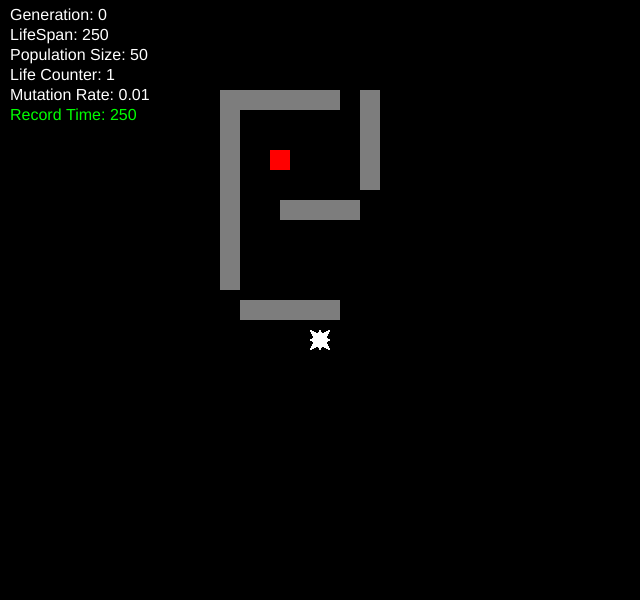
Frame 1 (no input)
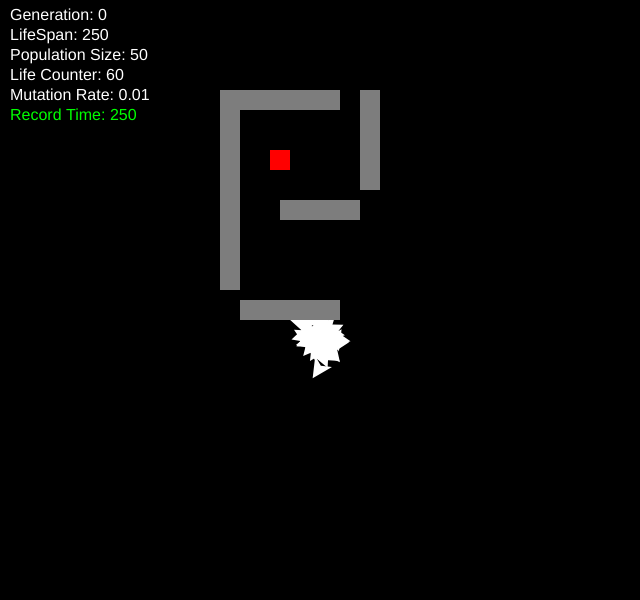
Frame 60 (no input)
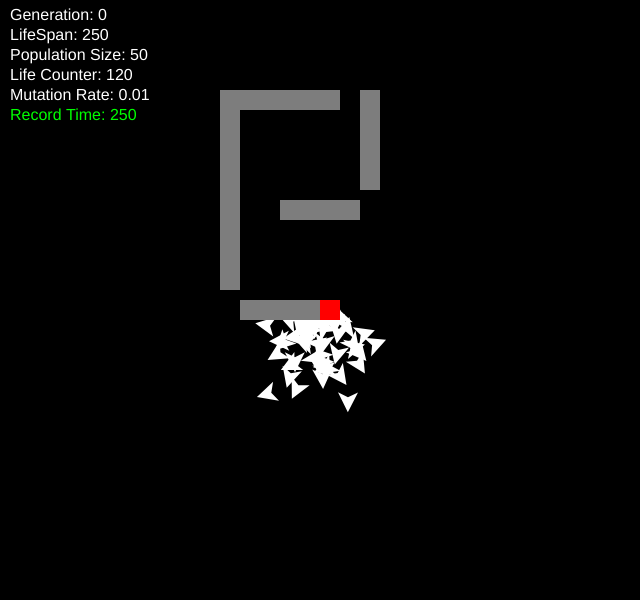
Frame 120 (the mouse pressed at the canvas centre since frame 60)

The p5.js sketch that drew these frames (run headless with seeded random() and noise() and a simulated clock; from frame 60 on, the mouse is pressed at the canvas centre):

// p5.js sketch
// ── sketch.js

let target;
let obstacles = [];
let recordTime;

let size = 50;
const mutationRate = 0.01;
let lifeSpan = 250;
let lifeCounter = 0;
let population;

function setup() {
  createCanvas(640, 600);
  target = new Obstacle(width/2-50, 150, 20, 20, target = true);
  population = new Population(mutationRate, size);
  obstacles = [];

  recordTime = lifeSpan;

  obstacles.push(new Obstacle(width/2-40, height/2-100, 80, 20));
  obstacles.push(new Obstacle(width/2+40, 90, 20, 100));
  obstacles.push(new Obstacle(width/2-80, 90, 100, 20));
  obstacles.push(new Obstacle(width/2-100, 90, 20, 200));
  obstacles.push(new Obstacle(width/2-80, height/2, 100, 20));
}


function mousePressed() {
  target.position.x = mouseX;
  target.position.y = mouseY;
  recordTime = lifeSpan;
}

function draw() {
  background(0);

  if(lifeCounter<lifeSpan){
    population.live(obstacles);
    if (population.targetReached() && lifeCounter < recordTime) {
      recordTime = lifeCounter;
    } else {
      lifeCounter++;
    }
  }else{
    lifeCounter = 0;
    population.fitness();
    population.selection();
    population.reproduction();
  }

  for(let obstacle of obstacles){
    obstacle.display();
  }

  target.display();

  //draw
  fill(255);
  textSize(16);
  text("Generation: " + population.generation, 10, 20);
  text("LifeSpan: " + lifeSpan, 10, 40);
  text("Life Counter: " + lifeCounter, 10, 80);
  text("Population Size: " + population.population.length, 10, 60);
  text("Mutation Rate: " + mutationRate, 10, 100);
  fill(0, 255, 0);
  text("Record Time: " + recordTime, 10, 120);
}



// ── DNA.js
class DNA{
    constructor(){
        this.genes = [];
        this.maxForce = 0.1;
        for(let i = 0; i<lifeSpan; i++){
            let turn = int(random(1, 5));
            switch(turn){
                case 1:
                    this.genes[i] = createVector(0, -1); // Up
                    break;
                case 2:
                    this.genes[i] = createVector(1, 0); // Right
                    break;
                case 3:
                    this.genes[i] = createVector(0, 1); // Down
                    break;
                case 4:
                    this.genes[i] = createVector(-1, 0); // Left
                    break;
            }
            this.genes[i].mult(random(0, this.maxForce));
        }
    }

    mutate(mutationRate){
        for(let i = 0; i<this.genes.length; i++){
            if(random(1)<mutationRate){
                this.genes[i] = p5.Vector.random2D();
                let turn = int(random(1, 5));
                switch(turn){
                    case 1:
                        this.genes[i] = createVector(0, -1); // Up
                        break;
                    case 2:
                        this.genes[i] = createVector(1, 0); // Right
                        break;
                    case 3:
                        this.genes[i] = createVector(0, 1); // Down
                        break;
                    case 4:
                        this.genes[i] = createVector(-1, 0); // Left
                        break;
                }
                this.genes[i].mult(random(0, this.maxForce));
            }
        }
    }
}
// ── Obstacle.js
class Obstacle{
    constructor(x, y, w, h, target = false){
        this.position = createVector(x, y);
        this.w = w;
        this.h = h;

        this.isTarget = target;
    }

    contains(spot){
        return (
            (spot.position.x > this.position.x) &&
            (spot.position.x < this.position.x + this.w) &&
            (spot.position.y > this.position.y) &&
            (spot.position.y < this.position.y + this.h)
        );
    }

    display(){
        if(this.isTarget) fill(255, 0, 0);
        
        else fill(125);
        
        rect(this.position.x, this.position.y, this.w, this.h);
    }
}
// ── Population.js
class Population{
    constructor(mutation, length){
        this.mutationRate = mutation;
        this.population = [];
        this.generation = 0;

        for(let i = 0; i<length; i++){
            this.population.push(new Rocket(width/2, 340, new DNA()));
        }
    }

    fitness(){
        let i = 0;
        for(let rocket of this.population){
            rocket.calculateFitness(target);
            if(rocket.position.x > width || rocket.position.x < 0 ||
               rocket.position.y > height || rocket.position.y < 0)
            {
                rocket.fitness = 0;
                console.log("rocket "+ i+ " posX: " + rocket.position.x + " posY: " + rocket.position.y);
                i++;
            }

        }
    }

    selection(){
        let totalFitness = 0;
        for(let rocket of this.population){
            totalFitness += rocket.fitness;
        }

        for(let rocket of this.population){
            rocket.fitness /= totalFitness;
        }
    }

    reproduction(){
        let newPopulation = [];
        for(let i = 0; i<this.population.length; i++){
            let parentA = this.weightedSelection();
            let parentB = this.weightedSelection();

            let child = parentA.crossover(parentB);

            child.mutate(this.mutationRate);

            newPopulation[i] = new Rocket(width/2, 340, child);
        }
        this.population = newPopulation;
        this.generation++;
    }

    weightedSelection(){
        let start = random(1);
        let index = 0;
        while(start>0){
            start = start - this.population[index].fitness;
            index++;
        }
        index--;
        return this.population[index];
    }

    live(obstacles){
        for(let rocket of this.population){
            rocket.run(obstacles);
        }
    }

    targetReached() {
        for (let i = 0; i < this.population.length; i++) {
          if (this.population[i].hitTarget) return true;
        }
        return false;
    }
}
// ── Rocket.js
class Rocket{
    constructor(x, y, dna){
        this.position = createVector(x, y);
        this.velocity = createVector();
        this.acceleration = createVector();

        this.r = 10;

        this.dna = dna;
        this.fitness = 0;
        this.geneCounter = 0;
        this.finishCounter = 0;

        this.hitBox = false;
        this.hitTarget = false;

        this.recordDistance = Infinity;

        this.fuelCost = 250;
    }

    run(obstacles){
        if(!this.hitBox && this.fuelCost){
            this.applyforce(this.dna.genes[this.geneCounter]);
            this.update();
            this.checkObstacles(obstacles);
            this.geneCounter++;
            if(this.geneCounter == lifeSpan) this.geneCounter = 0;
            this.fuelCost--;
        }
        this.show();
    }

    crossover(partner){
        let childDNA = new DNA();
        for(let i = 0; i<this.dna.genes.length; i++){
            if(random(1)<0.5){
                childDNA.genes[i] = partner.dna.genes[i];
            }else{
                childDNA.genes[i] = this.dna.genes[i];
            }
        }

        return childDNA;
    }

    applyforce(force){
        this.acceleration.add(force);
    }

    calculateFitness(target){
        let distance = p5.Vector.dist(this.position, target.position);
        if(distance>0) this.fitness = 1/(distance*distance);
        this.fitness = pow(this.fitness, 4);
        if (this.hitObstacle) {
            this.fitness *= 0.1;
        }
        if(this.hitTarget){
            this.fitness *=2;
        }
    }

    update(){
        
        this.velocity.add(this.acceleration);
        this.position.add(this.velocity);
        this.acceleration.mult(0);
    }

    show(){
        fill(255);
        noStroke();
        let angle = this.velocity.heading();
        push();
        translate(this.position.x, this.position.y);
        rotate(angle);
        beginShape();
        vertex(this.r, 0);
        vertex(-this.r, this.r);
        vertex(-this.r/2, 0);
        vertex(-this.r, -this.r);
        endShape(CLOSE);
        pop();
    }

    checkObstacles(obstacles){

        for(let obstacle of obstacles){
            if(obstacle.contains(this)){
                this.hitBox = true;
                console.log("hit obstacle");
            }
        }
    }

    checkTarget(target){
        let distance = p5.Vector.dist(this.position, target.position);
        if(distance < this.recordDistance){
            this.recordDistance = distance;
        }

        if(target.contains(this)){
            this.hitTarget = true;
        }

        if (!this.hitTarget) {      
            this.finishCounter++;
        }
    }
}
